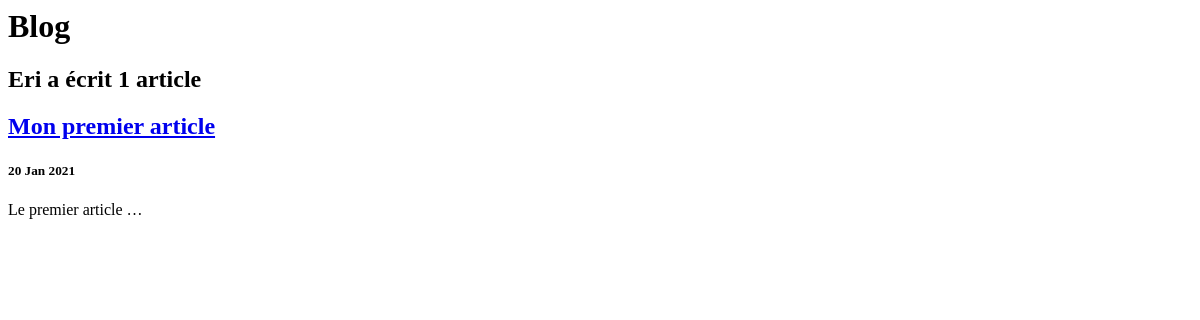
The page /blog/ on the database as committed earlier.
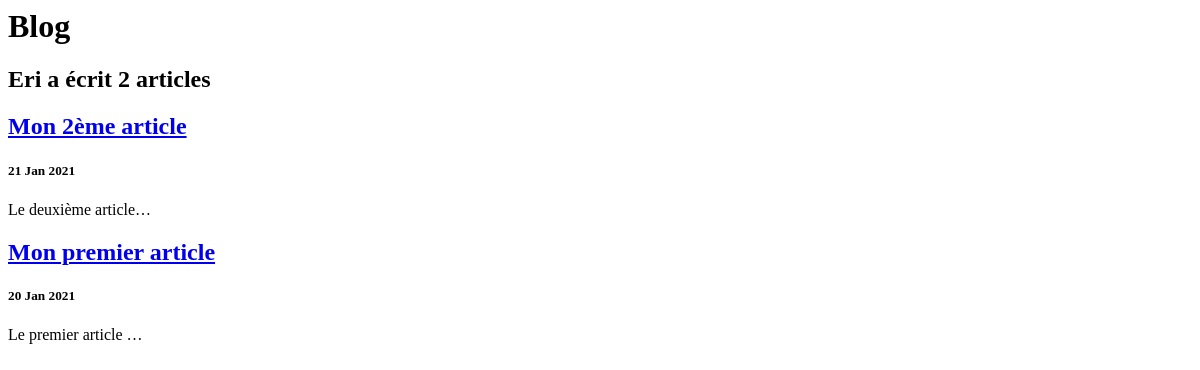
The same page on the database as committed later.
### blog/models.py (models this page shows, shortened)
class Blog(models.Model):
    title = models.CharField(max_length=200)
    description = models.TextField()
    date = models.DateField()

### blog/views.py (the view)
# urls.py: path('', views.all_blogs, name='all_blogs'),
def all_blogs(request):
    blogs = Blog.objects.order_by('-date')[:5]
    return render(request, 'blog/all_blogs.html', {'blogs':blogs})

### blog/templates/blog/all_blogs.html
<h1>Blog</h1>
<h2>Eri a écrit {{ blogs.count }} article{{ blogs.count|pluralize}}</h2>
{% for blog in blogs %}
    <a href="{% url 'blog:detail' blog.id %}"><h2>{{ blog.title }}</h2></a>
    <h5>{{ blog.date|date:'d M Y' }}</h5>
    <p>{{ blog.description|striptags|truncatechars:20 }}</p>
{% endfor %}

Rows that differ between the two databases and show on the page:
added Blog: title "Mon 2ème article", date "21 Jan 2021", description "Le deuxième article…"
Other text that changed with them:
{{ blogs.count }}: "1" → "2"
